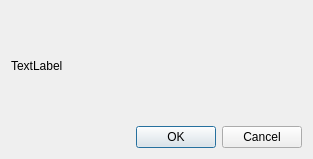
<?xml version="1.0" encoding="UTF-8"?>
<ui version="4.0">
 <class>Dialog</class>
 <widget class="QDialog" name="Dialog">
  <property name="geometry">
   <rect>
    <x>0</x>
    <y>0</y>
    <width>313</width>
    <height>159</height>
   </rect>
  </property>
  <property name="windowTitle">
   <string>짤 다운로더</string>
  </property>
  <layout class="QGridLayout" name="gridLayout">
   <item row="2" column="0">
    <widget class="QDialogButtonBox" name="buttonBox">
     <property name="orientation">
      <enum>Qt::Horizontal</enum>
     </property>
     <property name="standardButtons">
      <set>QDialogButtonBox::Cancel|QDialogButtonBox::Ok</set>
     </property>
    </widget>
   </item>
   <item row="1" column="0">
    <widget class="QLabel" name="label">
     <property name="text">
      <string>TextLabel</string>
     </property>
    </widget>
   </item>
  </layout>
 </widget>
 <resources/>
 <connections>
  <connection>
   <sender>buttonBox</sender>
   <signal>accepted()</signal>
   <receiver>Dialog</receiver>
   <slot>accept()</slot>
   <hints>
    <hint type="sourcelabel">
     <x>248</x>
     <y>254</y>
    </hint>
    <hint type="destinationlabel">
     <x>157</x>
     <y>274</y>
    </hint>
   </hints>
  </connection>
  <connection>
   <sender>buttonBox</sender>
   <signal>rejected()</signal>
   <receiver>Dialog</receiver>
   <slot>reject()</slot>
   <hints>
    <hint type="sourcelabel">
     <x>316</x>
     <y>260</y>
    </hint>
    <hint type="destinationlabel">
     <x>286</x>
     <y>274</y>
    </hint>
   </hints>
  </connection>
 </connections>
</ui>
